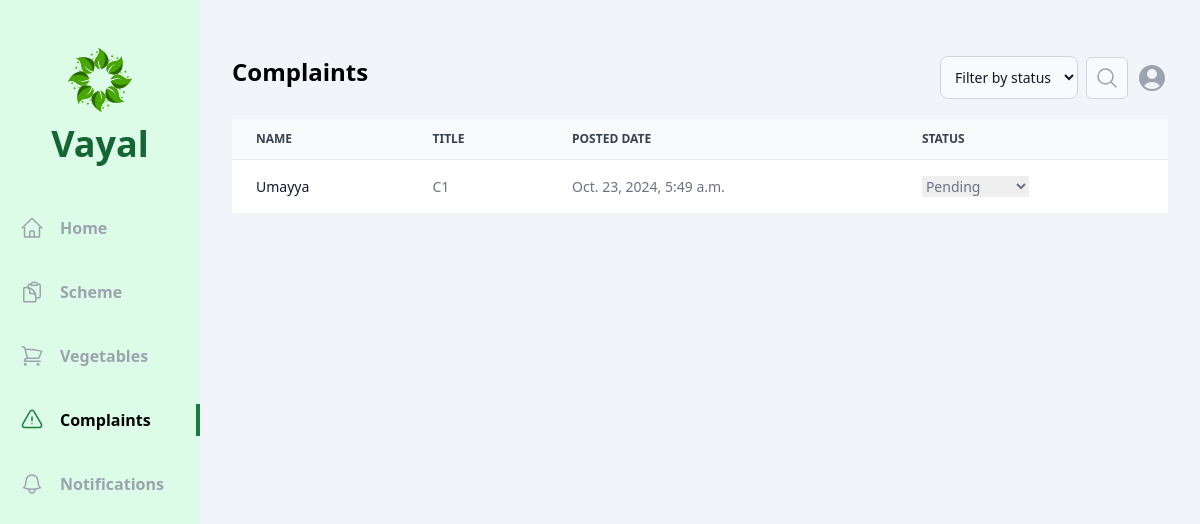
/officer/complaint/, run on an earlier commit of the app's database.
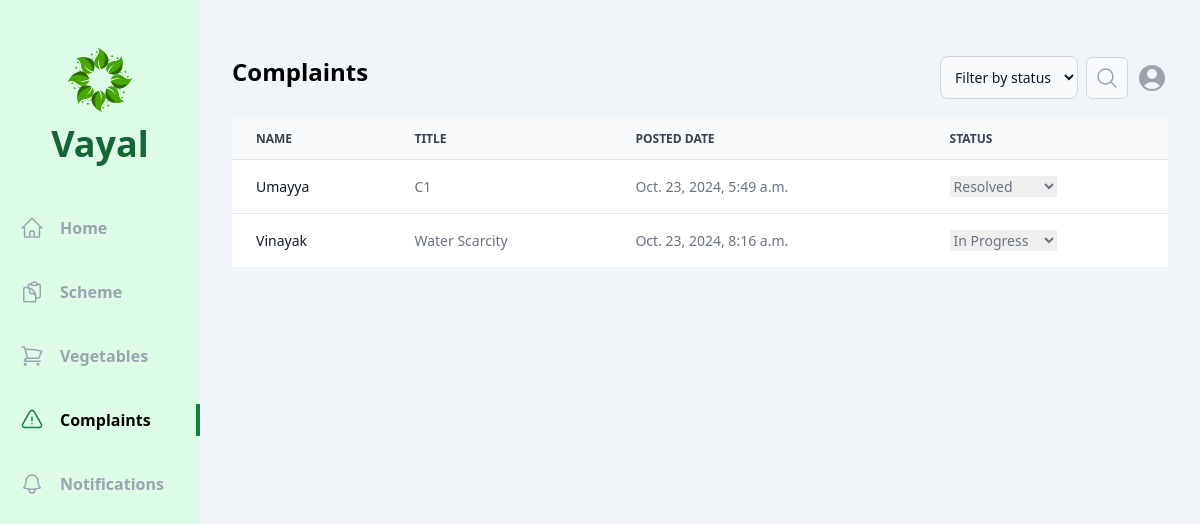
And on a later commit of the database.
### officer/models.py (models this page shows, shortened)
class Complaint(models.Model):
    vayal_user = models.ForeignKey(Vayal_User, on_delete=models.CASCADE)
    title = models.CharField(max_length=150)
    description = models.TextField()
    created_at = models.DateTimeField(auto_now_add=True)
    status = models.CharField(max_length=50, choices=complaint_status, default='Pending')

### vayal_user/models.py (models this page shows)
class Vayal_User(models.Model):
    account = models.OneToOneField(User, on_delete=models.CASCADE)
    name=models.CharField(max_length=225)
    dob=models.DateField()
    gender= models.CharField(max_length=20, choices=gender)
    phone_number = models.CharField(max_length=10)
    aadhar_number= models.CharField(max_length=12)
    cast=models.CharField(max_length=20, choices=cast)
    house_name=models.CharField(max_length=225)
    place=models.CharField(max_length=225)
    village=models.CharField(max_length=225)
    pincode = models.CharField(max_length=6)
    muncipality=models.CharField(max_length=225,default="Kozhikode")
    district=models.CharField(max_length=225,default="Kozhikode")
    land_ownership=models.CharField(max_length=20, choices=land)
    photo=models.ImageField(upload_to='photos/')
    vegetable_permission=models.CharField(max_length=225,default="Pending")
    def __str__(self):
        return self.name

### officer/views/complaints.py (the view)
# urls.py: path('complaint/',complaints.index, name='complaints'),
def index(request):
    vayal_user = request.GET.get(' vayal_user')
    status = request.GET.get('status')
    complaints = Complaint.objects.all()
    if  vayal_user:
        complaints = complaints.filter(vayal_user__name__icontains= vayal_user)
    if status:
        complaints = complaints.filter(status=status)
    context = {
        'vayal_user':  vayal_user,
        'status': status,
        'complaints': complaints,
    }
    return render(request, 'officer/complaint/index.html', context)

### officer/templates/officer/complaint/index.html (shortened to what the changed rows need)
{% extends 'base.html' %}
{% block content %}
<div class="flex  bg-slate-100">
  <div class="w-2/12 bg-green-100 flex flex-col items-center pb-10">
      <div class="my-12 flex flex-col gap-3 justify-center items-center">
          <h1 class="text-4xl font-bold text-green-800 ">Vayal</h1>
      </div>
    </div>
    <div class="w-10/12 h-screen overflow-y-auto px-8 py-14">
        <div class="flex justify-between mb-5">
            <h1 class="text-2xl font-bold">Complaints</h1>
        </div>
        <div class="border-none rounded-lg">
            <table class="min-w-full divide-y divide-gray-200 text-sm text-left text-gray-500">
                <thead class="text-xs text-gray-700 uppercase bg-gray-50">
                    <tr class="">
                        <th scope="col" class="px-6 py-3">
                           Name
                        </th>
                        <th scope="col" class="px-6 py-3">
                            Title
                        </th>
                        <th scope="col" class="px-6 py-3">
                            Posted Date
                        </th>
                        <th scope="col" class="px-6 py-3" colspan="2">
                            Status
                        </th>
                    </tr>
                </thead>
                <tbody>
                    {% for complaint in complaints %}
                        <tr class="bg-white border-b last:border-none">
                            <th scope="row" class="px-6 py-4 font-medium text-gray-900 whitespace-nowrap">
                                {{ complaint.vayal_user }}
                            </th>
                            <td class="px-6 py-4">
                                {{ complaint.title }}
                            </td>
                            <td class="px-6 py-4">
                                {{ complaint.created_at }}
                            </td>
                            <td class="px-6 py-4">
                                <form method="post" action="{% url 'officer:update_complaint_status' complaint.id %}">
                                    <select name="status" onchange="this.form.submit()">
                                        <option value="Pending" {% if complaint.status == 'Pending' %}selected{% endif %}>Pending</option>
                                        <option value="In Progress" {% if complaint.status == 'In Progress' %}selected{% endif %}>In Progress</option>
                                        <option value="Resolved" {% if complaint.status == 'Resolved' %}selected{% endif %}>Resolved</option>
                                    </select>
                                </form>
                            </td>
                        </tr>
                    {% endfor %}
                </tbody>
            </table>
        </div>
    </div>
</div>
{% endblock content %}

What changed in the data, as far as the page shows it:
changed Complaint "Umayya": status "Pending" → "Resolved"
added Complaint: vayal_user "Vinayak", title "Water Scarcity", created_at "Oct. 23, 2024, 8:16 a.m.", status "In Progress"
